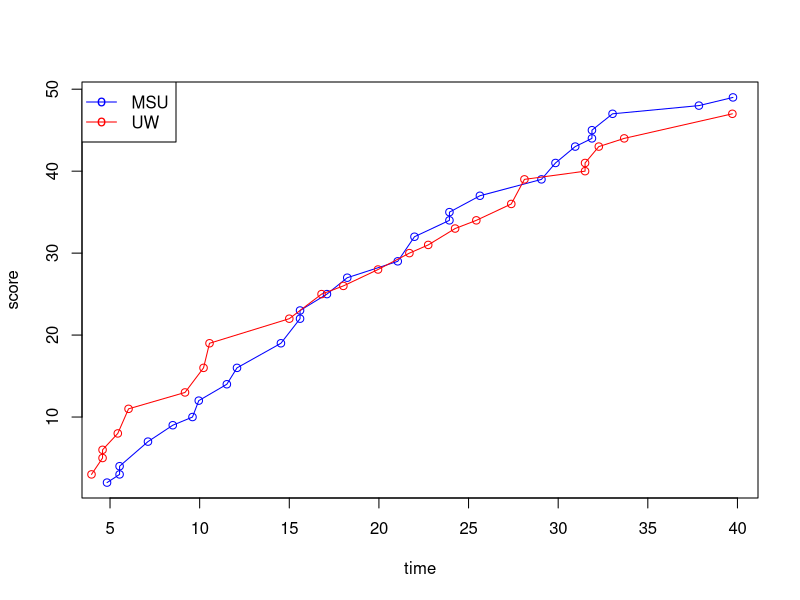

Write the R code that produced this figure.
#import the data as a dataframe
data <- read.table(file = "UWvMSU_1-22-13.txt", header = TRUE)

#divide the dataframe into two sets, UW and MSU
data_UW <- data[data$team=="UW",]
data_MS <- data[data$team=="MSU",]

#Create cumulative sum data
cum_UW <- c(data_UW[1,3])
for (i in 1:nrow(data_UW)-1){
  cum_UW <- append(cum_UW,data_UW[i+1,3] + cum_UW[i])
}
cum_MS <- c(data_MS[1,3])
for (i in 1:nrow(data_MS)-1){
  cum_MS <- append(cum_MS,data_MS[i+1,3] + cum_MS[i])
}

#Plot
plot(data_MS$time,cum_MS,type="o", col="blue", xlab = 'time', ylab ='score')
points(data_UW$time,cum_UW,type="o", col="red")
legend("topleft",legend=c("MSU","UW"), col=c("blue","red"),pch=c("o"), lty = 1)

